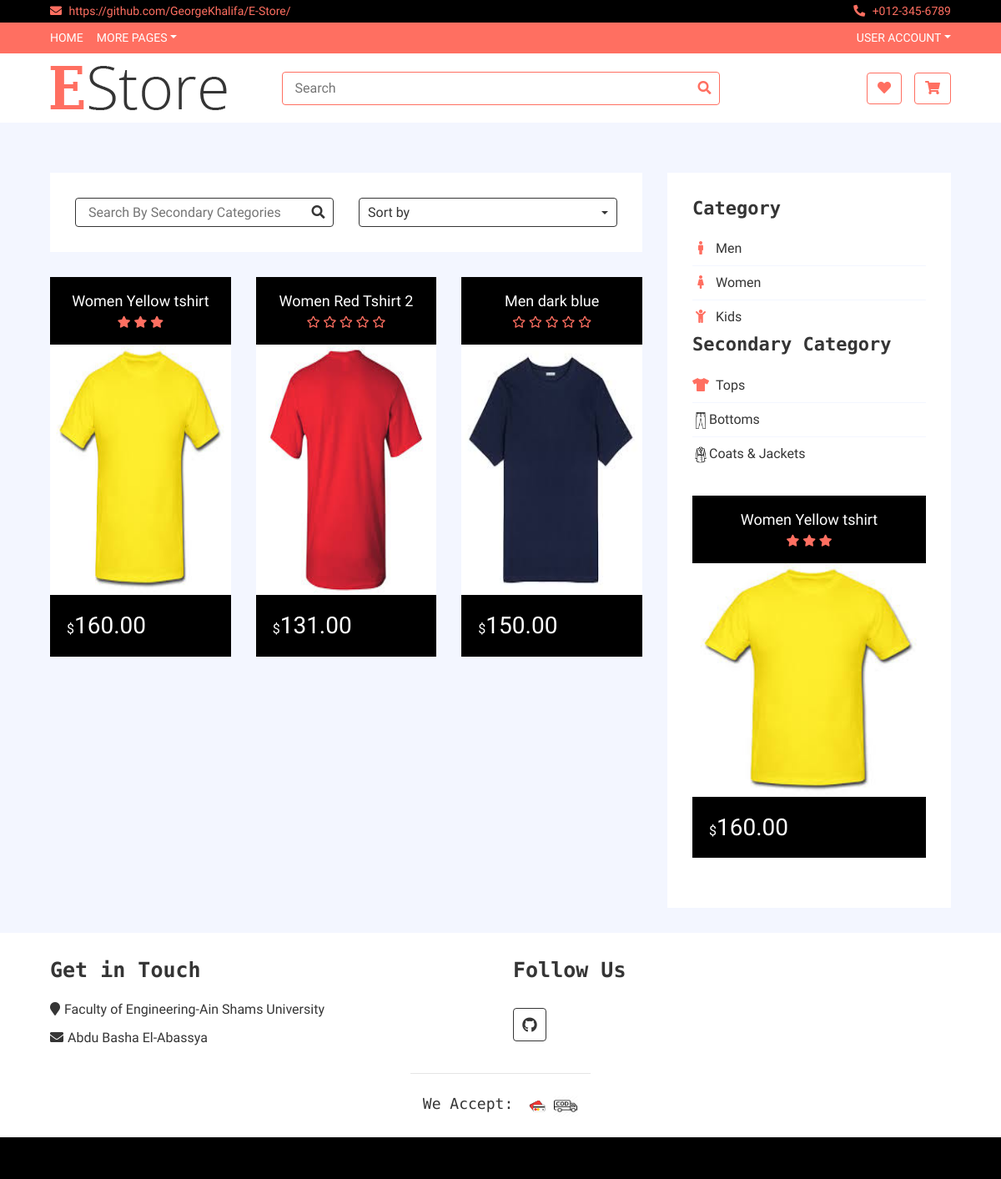
The app's page /, older data.
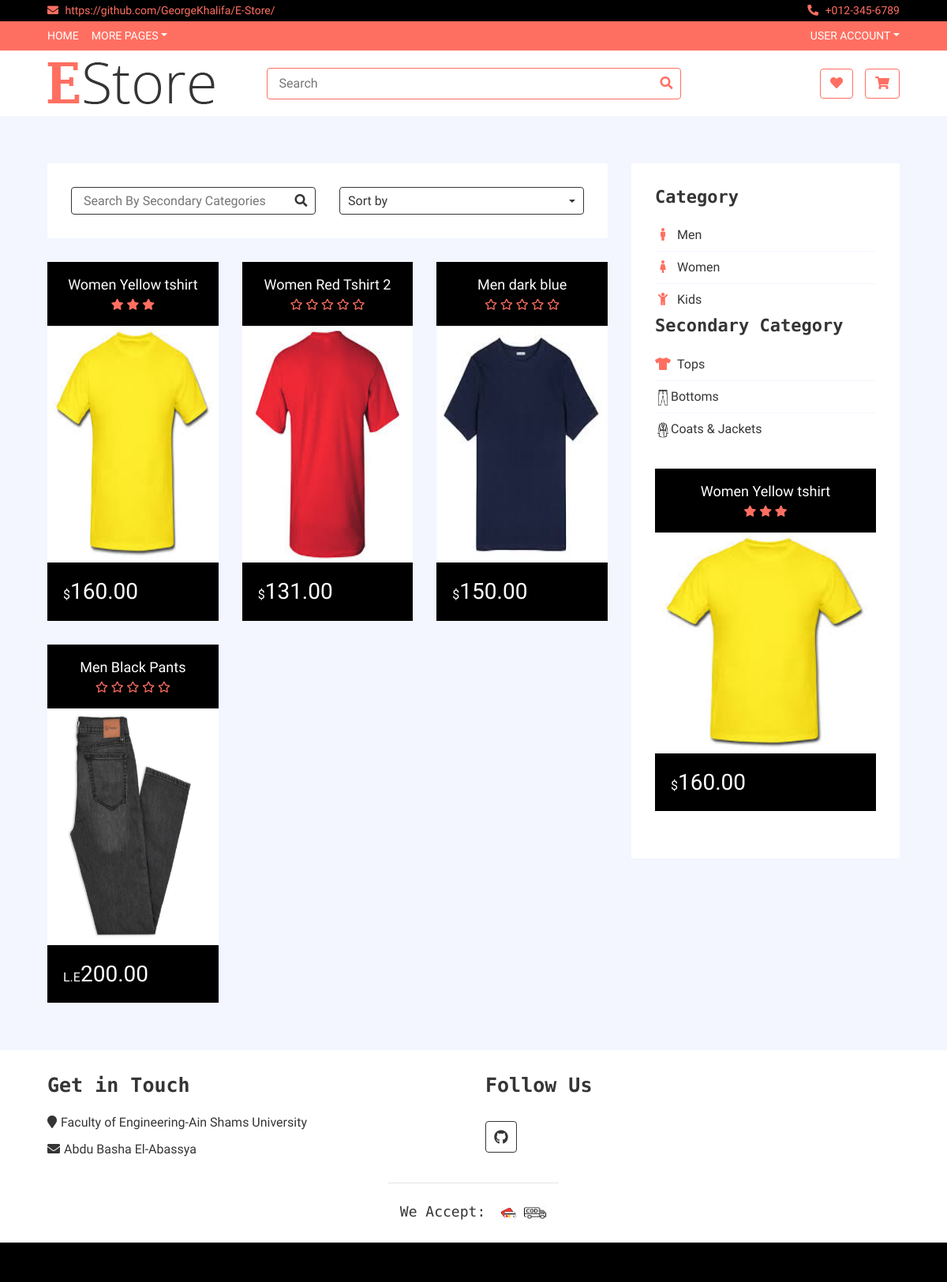
The same page, newer data.
### App1/models.py (models this page shows)
class Product(models.Model):
    id = models.AutoField(primary_key=True)
    seller = models.ForeignKey(to = User,on_delete = models.CASCADE)
    name=models.CharField(max_length=20,default='')
    in_stock = models.PositiveIntegerField()
    currency =  models.CharField(default='$',choices=currency_choices,max_length=20)
    size = models.CharField(default='S',choices=size_choices,max_length=20)
    price = models.DecimalField(max_length = 13, decimal_places = 2, max_digits = 10) #product_price
    picture = models.ImageField(upload_to = 'product_picture/', default = 'null.png')
    main_category= models.CharField(default='Men',choices=main_category_choices,max_length=20)
    secondary_category=  models.CharField(default='Top',choices=secondary_choices,max_length=20)
    details=models.CharField(default='',max_length=1999)
    views = models.ManyToManyField(User,related_name='view',default=None,blank=True)
    favourites =models.ManyToManyField(User,related_name='favourite',default=None,blank=True)
    def get_average_rating(self):
        review = ProductReview.objects.filter(product = self)
        average = sum(int(rev.get_rating()) for rev in review)
        count = self.reviews.count()
        if count > 0:
            return round(average/count, 1)
        else:
            return 0

### App1/views.py (the view)
# urls.py: url(r'^$', views.recommendation_logic, name = 'index'),
def recommendation_logic(request):
    result = C.recommendation_logic_c(request)
    return result

### App1/context_processors.py (called while the page is built)
def add_variable_to_context(request):
    if(request.user.is_authenticated and not request.user.is_superuser):
        actual_user = UserInfo.objects.filter(user = request.user)[0]
        firstname = request.user.first_name
        lastname = request.user.last_name
        if actual_user.BuyerOrSeller == 'seller':
            sellerflag = True
        else:
            sellerflag = False
    else:
        sellerflag = False
        firstname = ""
        lastname = ""
    return {
        'sellerflag': sellerflag, 'firstname': firstname, 'lastname': lastname
    }

### App1/models.py (called while the page is built)
    def get_rating (self):
        return self.rating

### templates/App1/index.html (shortened to what the changed rows need)
<!DOCTYPE html>
{% load static %}
<html lang="en">
    <head>
        <link rel="stylesheet" href="http://netdna.bootstrapcdn.com/font-awesome/4.2.0/css/font-awesome.min.css">
        <link href="https://stackpath.bootstrapcdn.com/bootstrap/4.4.1/css/bootstrap.min.css" rel="stylesheet">
        <link href="https://cdnjs.cloudflare.com/ajax/libs/font-awesome/5.10.0/css/all.min.css" rel="stylesheet">
        <link href="{% static 'lib/slick/slick.css' %}" rel="stylesheet">
        <link href="{% static 'lib/slick/slick-theme.css' %}" rel="stylesheet">
        <link href="{% static 'css/style.css' %}" rel="stylesheet">
    </head>
    <body>
        <div class="product-view">
            <div class="container-fluid">
                <div class="row">
                    <div class="col-lg-8">
                        <div class="row">
                            {% if products%}
                            {% for product in products %}
                            <div class="col-md-4">
                            <a href="{%url 'App1:product_details' product.id%}">
                                <div class="product-item">
                                    <div class="product-title">
                                        <a href="{%url 'App1:product_details' product.id%}">{{product.name}}</a>
                                        <div class="ratting">
                                         {% with ''|center:product.get_average_rating as range %}
                                          {% for _ in range %}
                                            <i class="fa fa-star"></i>
                                          {% endfor %}
                                         {% endwith %}
                                         {% if not product.get_average_rating %}
                                         <i class="far fa-star"></i>
                                         <i class="far fa-star"></i>
                                         <i class="far fa-star"></i>
                                         <i class="far fa-star"></i>
                                         <i class="far fa-star"></i>
                                         {% endif %}
                                        </div>
                                    </div>
                                    <div class="product-image">
                                        <a href="{%url 'App1:product_details' product.id%}">
                                            <img src="{{product.picture.url}}" alt="Product Image" height=300px>
                                        </a>
                                    </div>
                                    <div class="product-price">
                                        <h3><span>{{product.currency}}</span>{{product.price}}</h3>
                                    </div>
                                </div>
                            </div>
                            {% endfor %}
                            {% endif %}
                        </div>
                    </div>
                   <div class="col-lg-4 sidebar">
                        <div class="sidebar-widget category">
                            <h2 class="title">Category</h2>
                            <h2 class="title">Secondary Category</h2>
                        </div>
                         <div class="sidebar-widget widget-slider">
                            <div class="sidebar-slider normal-slider">
                             {% if products%}
                             {% for product in recommended_products %}
                                <div class="product-item">
                                    <div class="product-title">
                                        <a href="{%url 'App1:product_details' product.id%}" >{{product.name}}</a>
                                        <div class="ratting">
                                          {% with ''|center:product.get_average_rating as range %}
                                        {% for _ in range %}
                                         <i class="fa fa-star"></i>
                                         {% endfor %}
                                         {% endwith %}
                                        </div>
                                    </div>
                                    <div class="product-image">
                                        <ahref="{%url 'App1:product_details' product.id%}">
                                            <img src="{{product.picture.url}}" alt="Product Image">
                                    </div>
                                    <div class="product-price">
                                        <h3><span>{{product.currency}}</span>{{product.price}}</h3>
                                    </div>
                                </div>
                                {% endfor %}
                                 {% endif %}
                            </div>
                        </div>
                    </div>
                </div>
            </div>
        </div>
        <div class="footer">
            <div class="container-fluid">
                <div class="row">
                    <div class="col-lg-6 col-md-6">
                        <div class="footer-widget">
                            <h2>Get in Touch</h2>
                        </div>
                    </div>
                    <div class="col-lg-6 col-md-6">
                        <div class="footer-widget">
                            <h2>Follow Us</h2>
                        </div>
                    </div>
                <div class="row payment align-items-center">
                    <div class="col-md-12">
                        <div class="payment-method">
                            <h2 style="text-align:center">We Accept:</h2>
                        </div>
                    </div>
                        </div>
                    </div>
                </div>
            </div>
    </body>
</html>

Row changes from the older to the newer data that the page shows:
added Product: name "Men Black Pants", picture (picture), currency "L.E", price "200.00"
